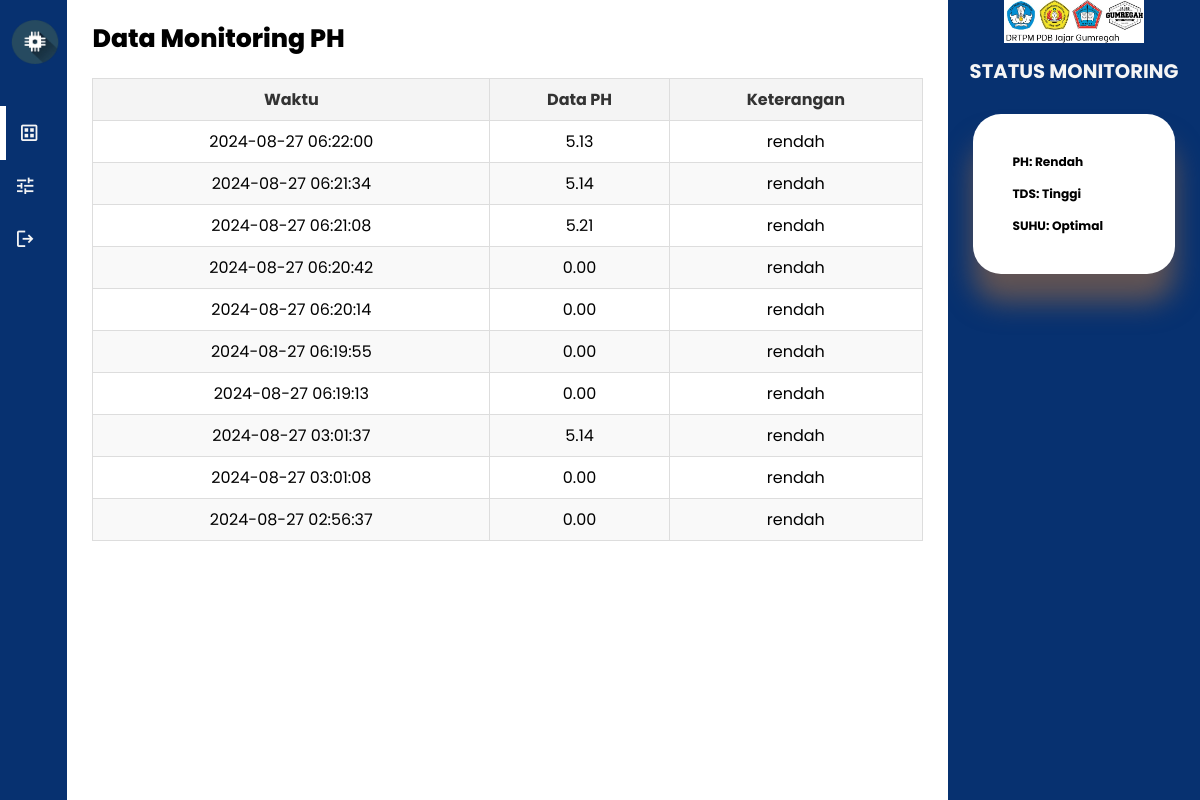
The app's page /admin/dataph.php with its own data.
### tables this page shows
CREATE TABLE `data_ph` (
  `id_pH` int(11) NOT NULL,
  `date` timestamp NOT NULL DEFAULT CURRENT_TIMESTAMP ON UPDATE CURRENT_TIMESTAMP,
  `pH` decimal(10,2) NOT NULL,
  `status_ph` enum('tinggi','optimal','rendah') NOT NULL
);

### admin/dataph.php (the view, shortened to what this page needs)
<?php
$conection = mysqli_connect("localhost", "root", "", "iotmonitoring");
$query = "SELECT * FROM data_ph ORDER BY date DESC LIMIT 10";
$result = mysqli_query($conection, $query);
?>
<!DOCTYPE html>
<html lang="en">
<head>
    <link rel="stylesheet" type="text/css" href="../assets/css/style.css">
</head>
<body>
    <div class="container">
        <aside>
            <div class="top">
                <div class="logo">
                    <img src="../assets/gallery/logo.png">
                </div>
            </div>
            <div class="sidebar">
                <a href="" class="active">
                    <span class="material-symbols-outlined">dataset</span>
                </a>
                <a href="">
                    <span class="material-symbols-outlined">tune</span>
                </a>
                <a href="logout.php">
                    <span class="material-symbols-outlined">logout</span>
                </a>
            </div>
        </aside>
        <main>
            <h1>Data Monitoring PH</h1>
            <table>
                <thead>
                    <tr>
                        <th>Waktu</th>
                        <th>Data PH</th>
                        <th>Keterangan</th>
                    </tr>
                </thead>
                <tbody>
                    <?php
                    while ($row = mysqli_fetch_assoc($result)) {
                        echo "<tr>";
                        echo "<td>" . htmlspecialchars($row['date']) . "</td>";
                        echo "<td>" . htmlspecialchars($row['pH']) . "</td>";
                        echo "<td>" . htmlspecialchars($row['status_ph']) . "</td>";
                        echo "</tr>";
                    }
                    ?>
                </tbody>
            </table>
        </main>
        <div class="right">
            <div class="top">
                <div class="profile">
                    <span><img src="../assets/gallery/logo.jpeg"></span>
                </div>
            </div>
            <div class="information">
                <h2 style="color:whitesmoke">STATUS MONITORING</h2>
                <div class="status-data">
                    <h3>PH: Rendah</h3>
                    <h3>TDS: Tinggi</h3>
                    <h3>SUHU: Optimal</h3>
                </div>
            </div>
        </div>
    </div>
</body>
</html>

### assets/css/style.css (style rules this page uses)
:root { --color-background:gray; --card-border-radius:2rem; --card-padding:1.8rem; --box-shadow:0 2rem 2rem rgb(98, 84, 84); }
.material-symbols-outlined { color: whitesmoke; }
* { text-decoration: none; color: black; padding:0; margin:0; outline:0; border:0; appearance: none; list-style: none; box-sizing: border-box; }
html { font-size: 14px; }
body { width: 100vw; height: 100vh; font-family: poppins, sans-serif; font-size: 0.88rem; background: var(--color-background); user-select:none; overflow-x:hidden; }
.container { display: grid; width: 96%; margin: 0 auto; background:rgb(255, 255, 255); gap: 1.8rem; grid-template-columns: 18rem auto 23rem; }
img { display:block; width:100%; }
h1 { font-weight: 800; font-size: 1.8rem; }
h2 { font-size: 1.4rem; }
h3 { font-size: 0.87rem; }
aside { height: 100vh; background: rgb(7, 49, 112); }
aside .top { background:rgb(7, 49, 112); display: flex; align-items: center; justify-content: space-between; margin-top: 1.4rem; }
aside .logo { display: flex; align-items: center; }
aside .logo img { width: 4.5rem; height: 3rem; }
aside .sidebar { background:rgb(7, 49, 112); display: flex; flex-direction: column; height: 86vh; position:relative; top: 3rem; }
aside .sidebar a { display: flex; margin-left: 1rem; gap:0.5rem; align-items: center; position: relative; height: 3.8rem; transition: all 300ms ease; }
aside .sidebar a span { font-size: 1.6rem; transition: all 300ms ease; color: whitesmoke; }
aside .sidebar a.active { margin-left: 0; }
aside .sidebar a.active span { color: whitesmoke; margin-left: calc(1rem - 9px) }
aside .sidebar a.active:before { content: ''; width: 6px; height: 100%; background: rgb(255, 255, 255); }
main { margin-top: 1.4rem; }
.right { background-color: rgb(7, 49, 112); display: flex; flex-direction: column; height: 100vh; }
.right .top { display: flex; justify-content: end; gap: 2rem; background: rgb(7, 49, 112); height: 3rem; }
.right .top .profile { display: flex; align-items: center; justify-content: center; width: 100%; }
.profile span { width: 10rem; }
.right .information { margin-top: 1rem; display: flex; flex-direction: column; align-items: center; flex: 1; }
.right .information h2 { margin-bottom: 2rem; }
.right .information h3 { margin: 1rem; }
.right .information .status-data { margin: 0 auto; padding: var(--card-padding); width: 80%; background: white; border-radius: var(--card-border-radius); box-shadow: var(--box-shadow); transition: all 300ms ease; }
@media screen and (max-width: 1200px) { body { background: gray; } }
@media screen and (max-width: 1200px) { .container { width: 100%; grid-template-columns: 4.8rem auto 18rem; } }
@media screen and (max-width: 1200px) { aside .logo img { width: 5rem; height: 3.2rem; } }
@media screen and (max-width: 1200px) { aside .sidebar a { width: 4.8rem; } }
@media screen and (max-width: 1200px) { aside .sidebar span { display: flex; } }
table { width: 100%; border-collapse: collapse; margin: 20px 0; font-size: 16px; text-align: left; }
table th, table td { border: 1px solid #ddd; padding: 8px; }
table th { background-color: #f4f4f4; color: #333; }
table tr:nth-child(even) { background-color: #f9f9f9; }
table th, table td { text-align: center; }

### records on screen
data_ph: date "2024-08-27 06:22:00", pH "5.13", status_ph "rendah"
data_ph: date "2024-08-27 06:21:34", pH "5.14", status_ph "rendah"
data_ph: date "2024-08-27 06:21:08", pH "5.21", status_ph "rendah"
data_ph: date "2024-08-27 06:20:42", pH "0.00", status_ph "rendah"
data_ph: date "2024-08-27 06:20:14", pH "0.00", status_ph "rendah"
data_ph: date "2024-08-27 06:19:55", pH "0.00", status_ph "rendah"
data_ph: date "2024-08-27 06:19:13", pH "0.00", status_ph "rendah"
data_ph: date "2024-08-27 03:01:37", pH "5.14", status_ph "rendah"
data_ph: date "2024-08-27 03:01:08", pH "0.00", status_ph "rendah"
data_ph: date "2024-08-27 02:56:37", pH "0.00", status_ph "rendah"
